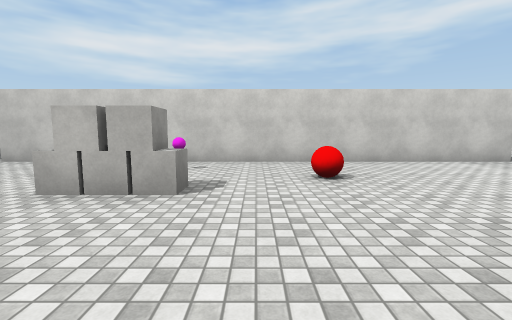
view 1 (above)

24 first-person views from a walk through a 3-D level made in the Unity game engine. The camera is 1.4 m above the floor, tilts 6° down and sees 90° across. The floor is counted in squares, 2 m on a side. Each view is taken from the middle of a square. On the plan, view 1 faces up. The plan holds only what a view shows up to about 9 squares ahead; the rest is blank. The player is left out. Surface patterns are stand-ins for the level's own textures.

view 2
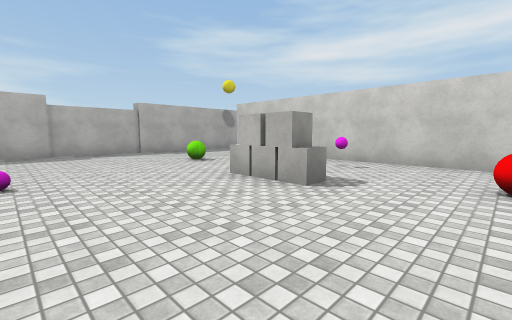

view 3
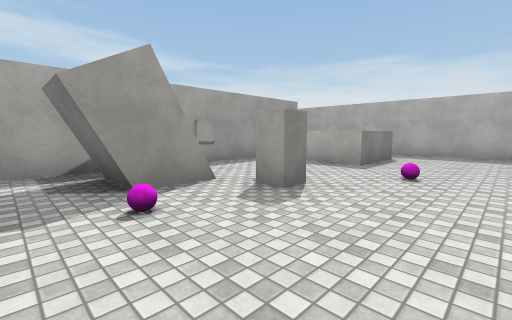

view 4
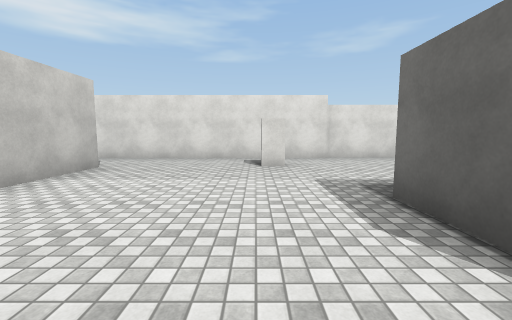

view 5
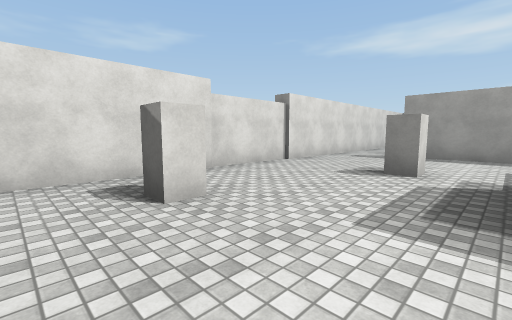

view 6
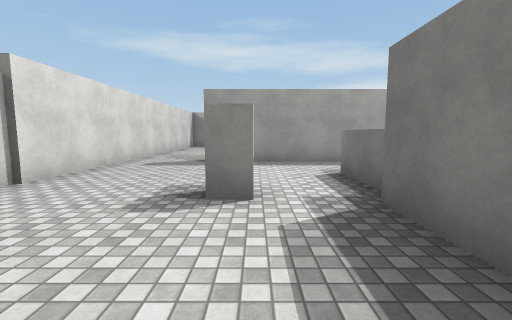

view 7
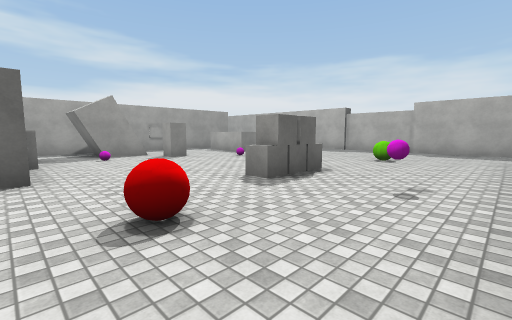

view 8
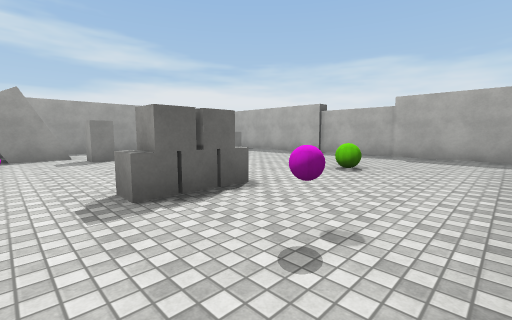

view 9
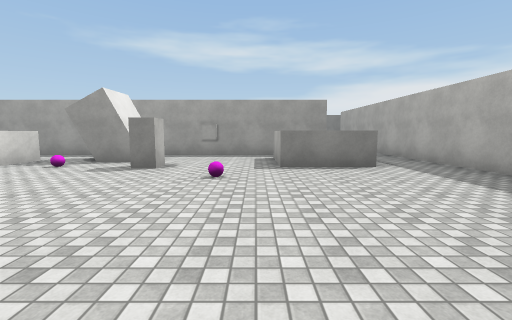

view 10
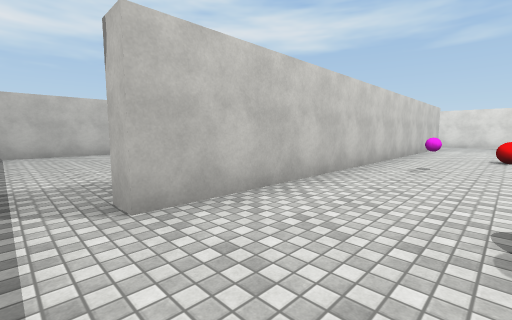

view 11
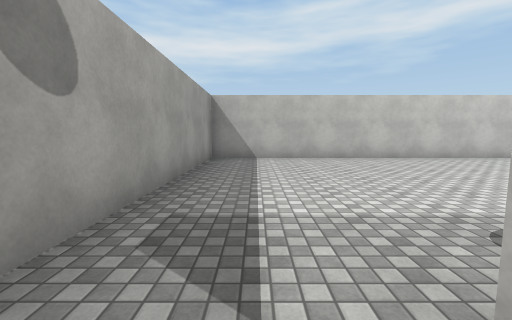

view 12
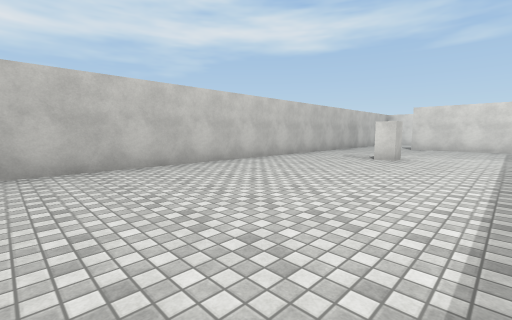

view 13
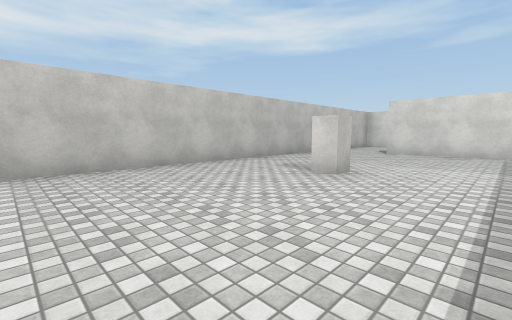

view 14
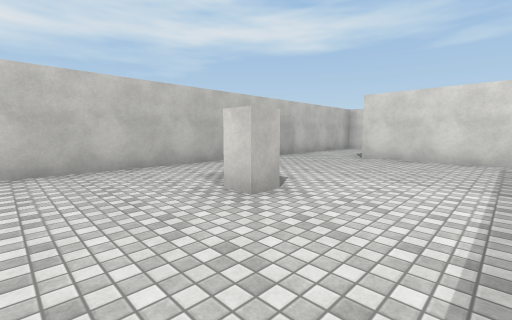

view 15
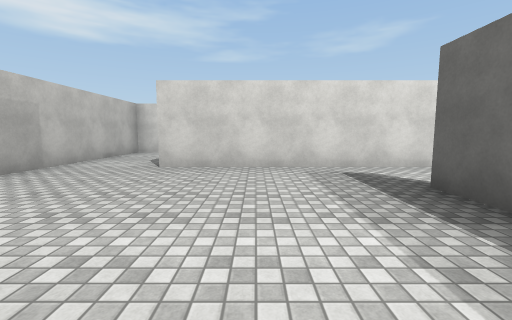

view 16
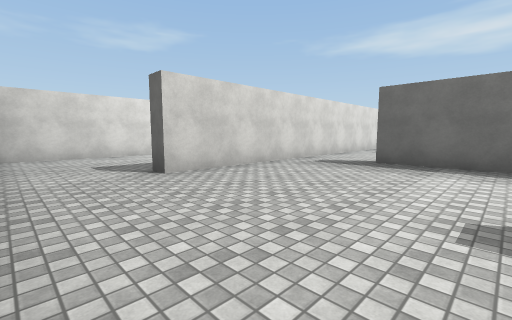

view 17
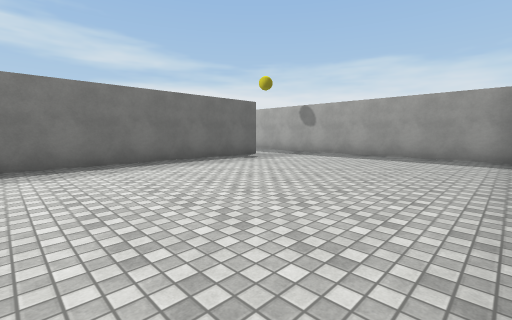

view 18
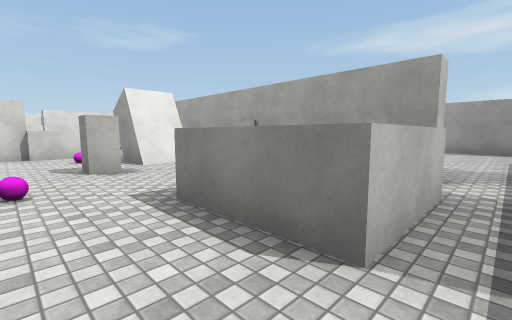

view 19
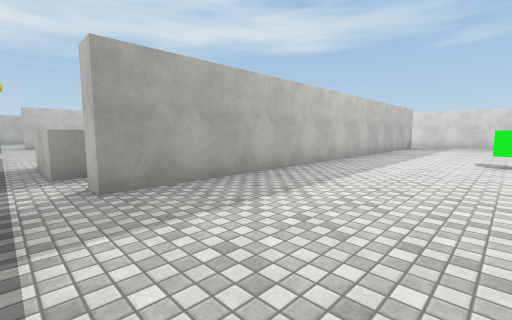

view 20
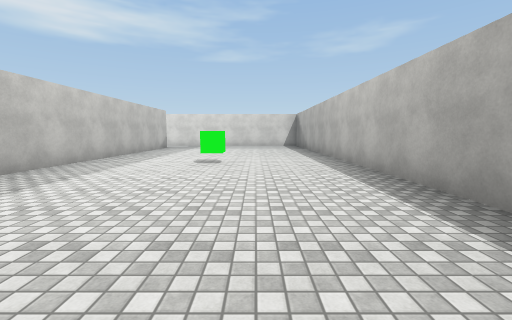

view 21
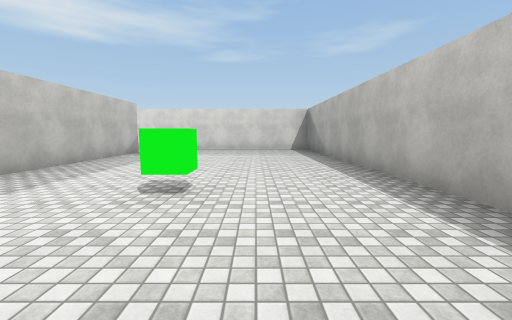

view 22
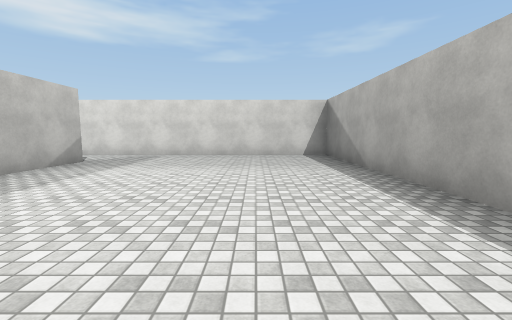

view 23
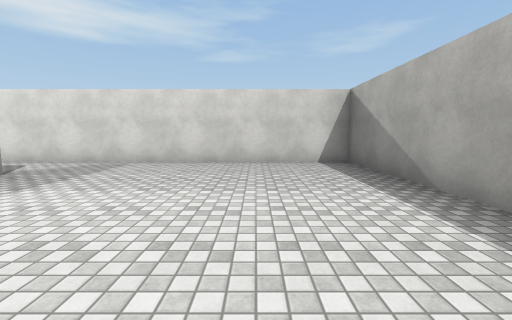

view 24
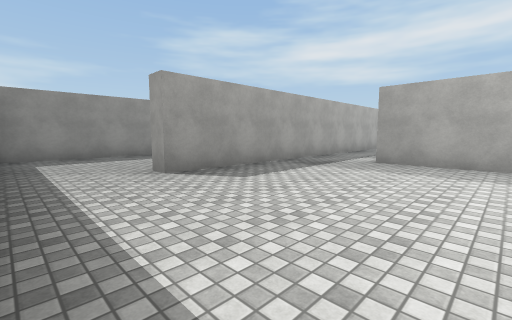

### Floor plan
Points are (right, up) in squares from view 1. A wall is a line through its corners. A room is listed if a view was taken in it or the views show most of it. See-through windows are left out.
Room 1 (views 1, 2, 3, 4, 5, 6, 7, 8, 9, 10, 11, 18)
walls: (1.6, 1.5) (3.8, 1.5); (1.7, -0.6) (1.7, 0.1); (3.7, 0.9) (3.7, -0.5); (-1.1, -2.2) (0.2, -2.2) (0.2, -3.5); (3.5, -1) (3.5, -2.5); (1.5, -2.5) (1.5, -0.5); (-1, -3.5) (-1, -2.5); (6.2, 6.2) (-6.2, 6.2) (-6.2, 6.8); (-6.5, -3.3) (-6.5, -1.3) (-4.5, -1.3) (-4.5, -2.9); (-6.2, -4.2) (5.8, -4.2); (-8.3, 6.5) (-8.3, -3.5); (8.2, -3.6) (8.2, 6.5)
low walls: (0, -2.5) (0, -3.4); (-1.1, -3.1) (-1.1, -2.5)
ways out: opening at (-7, 7) to room 2; opening at (7.5, 7) to room 2; opening at (-7, -4) to room 3; opening at (7.5, -4) to room 3
objects: green ball (-5, 4); ball (-3, 0); block (-2, -1); other object (-2, 3) to (-1, 3); ball (-1, 5); ball (0, -1); red ball (1, 4); block (5, -1); block (7, 3)
Room 2 (views 12, 13, 14, 15, 16, 17)
walls: (3.9, 6.8) (6.2, 6.8); (-6.2, 6.8) (0.1, 6.8); (8.2, 6.5) (8.2, 11); (8.4, 13.2) (-8.3, 13.2) (-8.3, 6.5)
ways out: opening at (-7, 7) to room 1; opening at (7.5, 7) to room 1; opening at (9, 12.5)
objects: block (3, 10)
Room 3 (views 19, 20, 21, 22, 23, 24)
walls: (-6, -3.3) (-6.5, -3.3); (-8.3, -3.5) (-8.3, -9) (-8.8, -9); (-3.9, -11.3) (8.2, -11.3) (8.2, -3.6); (-7, -11.3) (-5.4, -11.3); (-12.2, -7.5) (-12.2, -11); (6.2, -4.8) (-6.2, -4.8) (-6.2, -4.2)
ways out: opening at (-7, -4) to room 1; opening at (7.5, -4) to room 1
objects: green cube (0, -8)

Where each view was taken, in squares from view 1:
view 1: 0 up, 0 right, facing up
view 2: 0 up, 1 right, facing up-left
view 3: 1 up, 1 right, facing down-left
view 4: 3 up, 1 right, facing right
view 5: 4 up, 4 right, facing down-right
view 6: 2 up, 5 right, facing down
view 7: 6 up, 2 right, facing down-left
view 8: 6 up, 0 right, facing down-left
view 9: 4 up, 4 left, facing down
view 10: 4 up, 7 left, facing up-right
view 11: 6 up, 7 left, facing up
view 12: 8 up, 4 left, facing up-right
view 13: 8 up, 1 left, facing up-right
view 14: 8 up, 1 right, facing up-right
view 15: 9 up, 3 right, facing right
view 16: 13 up, 4 right, facing down-right
view 17: 13 up, 0 right, facing down-left
view 18: 0 up, 7 left, facing down-right
view 19: 8 down, 7 left, facing up-right
view 20: 9 down, 6 left, facing right
view 21: 9 down, 3 left, facing right
view 22: 9 down, 0 right, facing right
view 23: 9 down, 2 right, facing right
view 24: 11 down, 4 left, facing up-left
